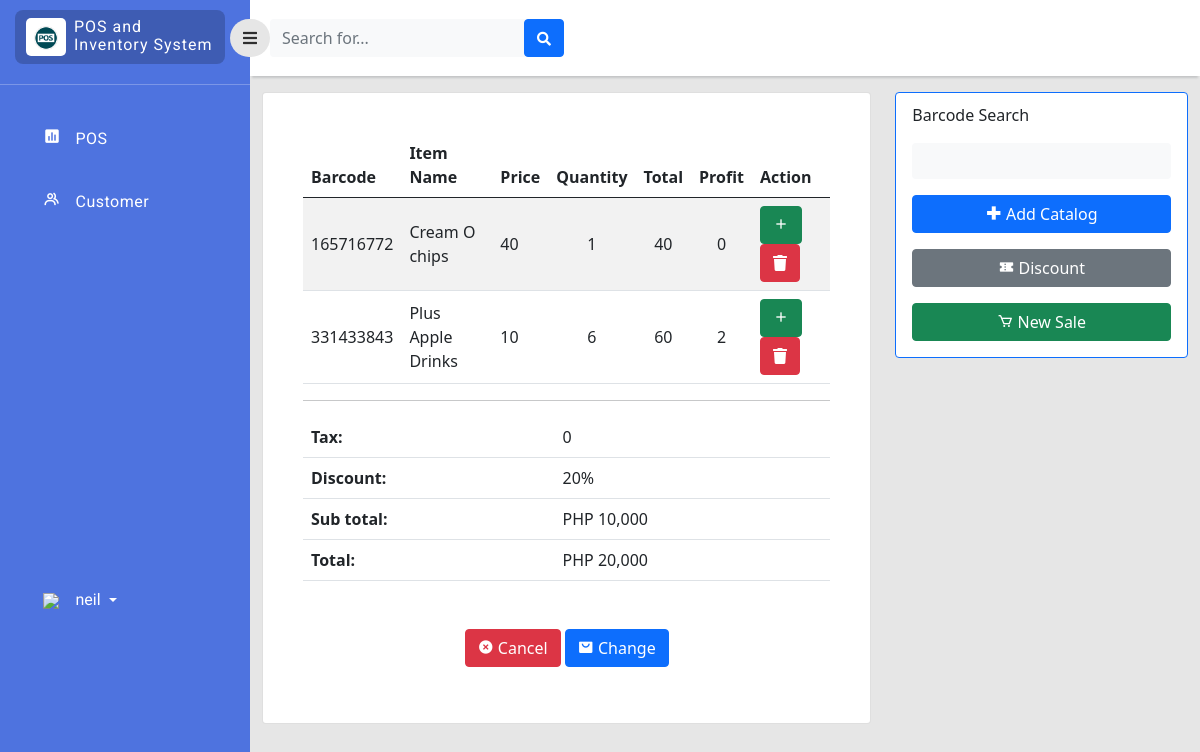
Screenshot of /cashier/dashboard.php (signed in) with the database file from the repository.
### tables this page shows
CREATE TABLE `sales` (
  `sales_id` int(11) NOT NULL,
  `item_id` bigint(11) NOT NULL,
  `product_code` varchar(255) NOT NULL,
  `product_name` varchar(255) NOT NULL,
  `sales_price` double NOT NULL,
  `sales_profit` double NOT NULL,
  `sales_quantity` double NOT NULL,
  `Total` double NOT NULL
);

### cashier/dashboard.php (the view, shortened to what this page needs)
<?php
include '../php/connection.php';
?>
<!doctype html>
<html lang="en">
  <head>
    <link href="https://cdn.jsdelivr.net/npm/bootstrap@5.0.2/dist/css/bootstrap.min.css" rel="stylesheet"
>
    <link rel="stylesheet" type="text/css" href="../style/dash.css">
    <link
      href="https://cdnjs.cloudflare.com/ajax/libs/font-awesome/5.15.1/css/all.min.css"
      rel="stylesheet"
    />
    <link href='https://unpkg.com/boxicons@2.1.2/css/boxicons.min.css' rel='stylesheet'>
    </head>
    <body>
    <div class="page">
        <div class="sidebar">
            <div class="sidebar-header">
                <div class="sidebar-logo-container">
                    <div class="logo-container">
                        <img class="logo-sidebar" src="../image/logo.png" />
                    </div>
                    <div class="sys-name-container mt-2">
                        <p class="sys-name">
                            POS and <br>
                            <span class="brand-subname">
                            Inventory System
                            </span>
                        </p>
                    </div>
                </div>
            </div>
             <hr style="color:rgb(255, 255, 255);margin-top:10px;">
            <div class="sidebar-body">
                <ul class="navigation-list">
                    <li class="navigation-list-item">
                        <a class="navigation-link" href="dashboard.php">
                            <div class="row">
                                <div class="col-2">
                                    <i class='bx bxs-bar-chart-square' ></i>
                                </div>
                                <div class="col-9">
                                    POS
                                </div>
                            </div>
                        </a>
                    </li>
                    <li class="navigation-list-item">
                        <a class="navigation-link" href="customer.php">
                            <div class="row">
                                <div class="col-2">
                                    <i class='bx bx-group'></i>
                                </div>
                                <div class="col-9">
                                    Customer
                                </div>
                            </div>
                        </a>
                    </li>
                   <li class="navigation-list-item" style="margin-top: 350px;">
                        <div class="dropdown pb-1">
                            <a href="#" class="d-flex align-items-center text-white text-decoration-none dropdown-toggle" id="dropdownUser1" data-bs-toggle="dropdown" aria-expanded="false">
                                <div class="col-2">
                                    <img src="../image/user_35px.png" />
                                </div>
                                <span class="d-none d-sm-inline mx-1"><?php echo $_SESSION["username"];  ?></span>
                            </a>
                        </div>
                    </li>
                </ul>
            </div>
        </div>
        <div class="content">
            <div class="navigationBar">
                <button id="sidebarToggle" class="btn sidebarToggle">
                    <i class="fas fa-bars"></i>
                </button>
                <form class="d-none d-sm-inline-block form-inline mr-auto ml-md-3 my-2 my-md-0 mw-100 navbar-search">
                    <div class="input-group">
                        <input type="text" class="form-control bg-light border-0 small" placeholder="Search for..."aria-label="Search" aria-describedby="basic-addon2">
                        <div class="input-group-append">
                            <button class="btn btn-primary" type="button">
                                <i class="fas fa-search fa-sm"></i>
                            </button>
                        </div>
                    </div>
                </form>
            </div>
            <div class="container-fluid">
                    <div class="row">
                        <div class="col ">
                            <div class="card" >
                                <div class="card-body rounded-3 m-4 table-responsive-sm">
                                    <table class="table table-striped align-middle">
                                        <thead>
                                            <tr>
                                                <th scope="col">Barcode</th>
                                                <th scope="col">Item Name</th>
                                                <th scope="col">Price</th>
                                                <th scope="col" style="text-align: center">Quantity</th>
                                                <th scope="col">Total</th>
                                                <th scope="col">Profit</th>
                                                <th scope="col">Action</th>
                                            </tr>
                                        </thead>
                                        <tbody>
                                            <?php
                                            $query_run = mysqli_query($con,"SELECT * FROM sales,inventory WHERE(sales.item_id=inventory.item_id)");
                                            $sql_run = mysqli_query($con,"SELECT * FROM sales");
                                            while ($rows=mysqli_fetch_assoc($query_run) AND $dow=mysqli_fetch_assoc($sql_run)) { ?>
                                            <tr>
                                                <TD><?php echo $dow['product_code'];  ?></TD>
                                                <TD><?php echo $dow['product_name'];  ?></TD>
                                                <TD><?php echo $dow['sales_price'];  ?></TD>
                                                <TD style="text-align:center"><?php echo $dow['sales_quantity'];  ?></TD>
                                                 <TD style="text-align:center"><?php echo $dow['Total'];  ?></TD>
                                                 <TD style="text-align:center"><?php echo $dow['sales_profit'];  ?></TD>
                                                 <TD>
                                                    <button class="btn btn-success quantitybtn " data-dir="up" data-bs-toggle="modal" >
                                                        <i class='bx bx-plus'></i>
                                                    </button>
                                                    <button class="btn btn-danger deletebtn" data-toggle="modal"><i class="fas fa-trash" data-toggle="tooltip" title="edit"></i></button>
                                                </TD>
                                            </tr>
                                        <?php }?>
                                        </tbody>
                                    </table>
                                    <hr>
                                    <table class="table table-striped align-middle" >
                                        <thead>
                                             <tr>
                                                <th>Tax:</th>
                                                <td>0</td>
                                            </tr>
                                            <tr>
                                                <th>Discount:</th>
                                                <td>20%</td>
                                            </tr>
                                            <tr>
                                                <th>Sub total:</th>
                                                <td>PHP 10,000</td>
                                            </tr>
                                            <tr>
                                                <th>Total:</th>
                                                <td>PHP 20,000</td>
                                            </tr>
                                        </thead>
                                    </table>
                                    <div class="text-center mt-5">
                                        <button class="btn btn-danger mb-3" type="button">
                                            <i class='bx bxs-x-circle'></i> Cancel
                                        </button>
                                        <button class="btn btn-primary mb-3 changebtn" type="button" data-toggle="modal">
                                            <i class='bx bxs-shopping-bag-alt' ></i> Change
                                        </button>
                                    </div>
                                </div>
                            </div>
                        </div>
                        <div class="col-12 col-md-5 col-lg-4">
                            <div class="card border-primary ps-3 pe-3">
                                <form class="d-none d-sm-inline-block form-inline mr-auto ml-md-3 my-2 my-md-0 mw-100 navbar-search " action="postransac.php" method="POST">
                                    <p style="margin-top: 10px;">Barcode Search</p>
                                    <input type="text" class="form-control bg-light border-0 small mb-3" name="bar_code">
                                    <button class="btn btn-primary w-100 mb-3" type="submit" name="create">
                                        <i class='bx bx-plus-medical'></i> Add Catalog
                                    </button>
                                    <button class="btn btn-secondary w-100 mb-3" type="button">
                                        <i class='bx bxs-coupon'></i> Discount
                                    </button>
                                    <button class="btn btn-success w-100 mb-3" type="button">
                                        <i class='bx bx-cart' ></i> New Sale
                                    </button>
                                </form>
                            </div>
                        </div>
                </div>
            </div>
        </div>
     </div>
</body>
</html>

### style/dash.css (style rules this page uses)
body { background-color: #e6e6e6; }
.page .sidebar { background: rgb(78, 115, 223); position: fixed; top: 0; left: 0; width: 250px; height: 100vh; overflow-y: auto; overflow-x: hidden; transition: all 0.3s ease; }
.page .content { margin-left: 250px; transition: all 0.3s ease; }
.navigationBar { background-color: white; height: 50px; display: flex; padding: 38px 0px; align-items: center; box-shadow: 0 4px 2px -2px #c5c6c7; }
.sidebarToggle { font-size: 16px; color: rgb(0, 0, 0, 0.8); margin-left: -20px; z-index: 999; border-radius: 50px; background-color: #e6e6e6; transition: all 0.3s ease; outline: none!important; box-shadow: none!important; }
.sidebar-header { padding: 10px 25px 10px 15px; }
.sidebar-logo-container { background-color: rgb(0, 0, 0, 0.2); border-radius: 8px; padding-left: 3px; display: flex; }
.logo-container { max-width: 40px; background-color: #fff; border-radius: 5px; margin: 8px; padding: 6px 8px; }
.logo-sidebar { width: 100%; height: auto; }
.sys-name { color: white; margin: 0px; line-height: 1.1rem; font-size: 16px; letter-spacing: 1px; font-family: 'Roboto', sans-serif; }
.navigation-list { list-style-type:none; padding: 0px 18px; margin-top: 30px; }
.navigation-list-item { padding: 12px 18px 12px 25px; margin: 15px 0px; border-radius: 8px; }
.navigation-link { color: #fff; letter-spacing: 0.5px; font-weight: 400; text-decoration: none; font-size: 16px; font-family: 'Roboto', sans-serif; }
.navigation-link i { font-size: 18px; color: #fff; }
.navigation-list-item .dropdown span { text-decoration: none; font-size: 16px; font-family: 'Roboto', sans-serif; }

### rows the page displays
sales: product_code "165716772", product_name "Cream O chips", sales_price "40", sales_quantity "1", Total "40", sales_profit "0"
sales: product_code "331433843", product_name "Plus Apple Drinks", sales_price "10", sales_quantity "6", Total "60", sales_profit "2"

### other values shown
$_SESSION["username"] "neil"
